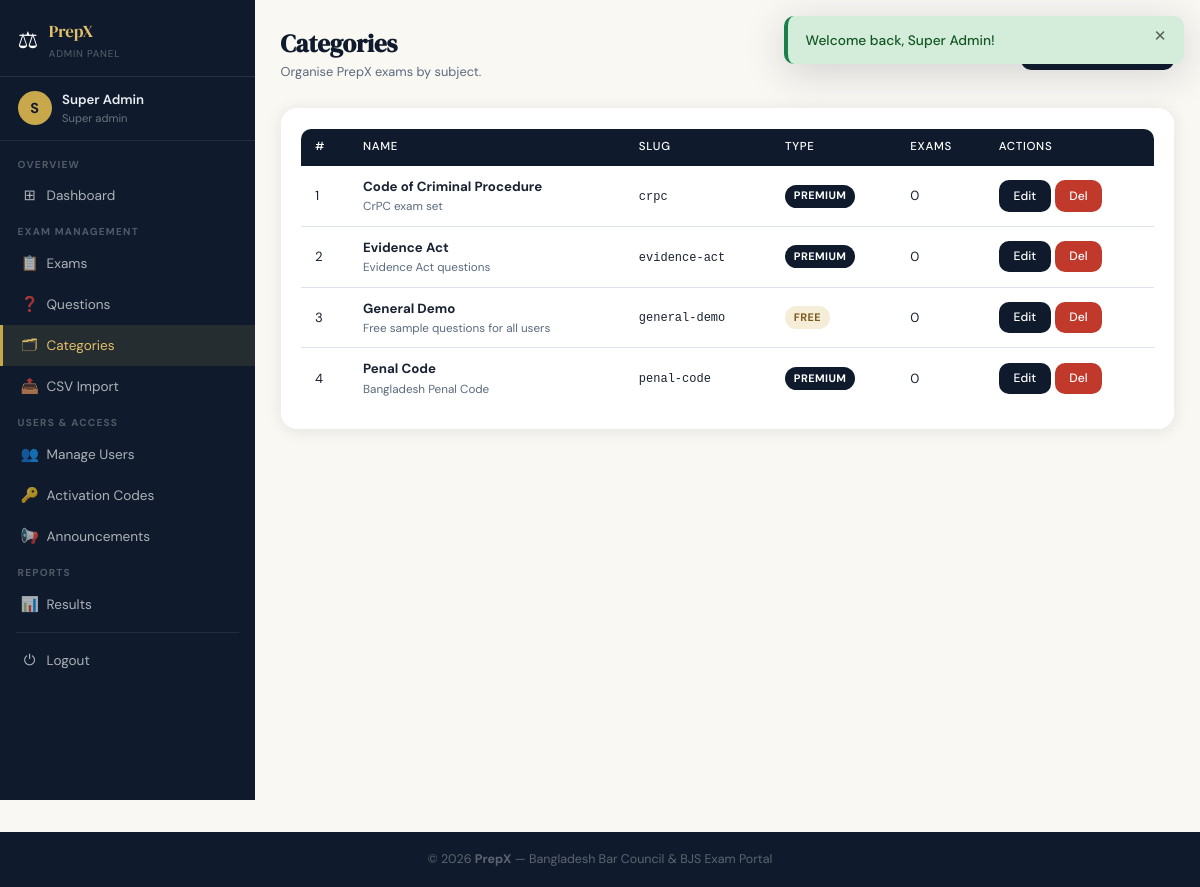
Screenshot of /admin/categories.php (signed in) with the database file from the repository.
### tables this page shows
CREATE TABLE IF NOT EXISTS `users`(
  `id` INT(11) NOT NULL AUTO_INCREMENT,
  `name` VARCHAR(120) NOT NULL,
  `email` VARCHAR(180) NOT NULL,
  `password` VARCHAR(255) NOT NULL,
  `role` ENUM('super_admin','teacher','student') NOT NULL DEFAULT 'student',
  `status` ENUM('free','premium') NOT NULL DEFAULT 'free',
  `phone` VARCHAR(20) DEFAULT NULL,
  `created_at` DATETIME NOT NULL DEFAULT CURRENT_TIMESTAMP,
  `last_login` DATETIME DEFAULT NULL,
  PRIMARY KEY(`id`),
  UNIQUE KEY`email`(`email`)
);

CREATE TABLE IF NOT EXISTS `categories`(
  `id` INT(11) NOT NULL AUTO_INCREMENT,
  `name` VARCHAR(120) NOT NULL,
  `slug` VARCHAR(140) NOT NULL,
  `description` TEXT DEFAULT NULL,
  `type` ENUM('free','premium') NOT NULL DEFAULT 'free',
  `created_by` INT(11) DEFAULT NULL,
  `created_at` DATETIME NOT NULL DEFAULT CURRENT_TIMESTAMP,
  PRIMARY KEY(`id`),
  UNIQUE KEY`slug`(`slug`)
);

### config.php (called while the page is built, shortened)
<?php
function db(): PDO {
    static $pdo = null;
    if ($pdo === null) {
        $dsn  = 'mysql:host='.DB_HOST.';dbname='.DB_NAME.';charset='.DB_CHARSET;
        $opts = [
            PDO::ATTR_ERRMODE            => PDO::ERRMODE_EXCEPTION,
            PDO::ATTR_DEFAULT_FETCH_MODE => PDO::FETCH_ASSOC,
            PDO::ATTR_EMULATE_PREPARES   => false,
        ];
        try { $pdo = new PDO($dsn, DB_USER, DB_PASS, $opts); }
        catch (PDOException $e) {
            die('<p style="font-family:sans-serif;color:#c0392b;padding:2rem;">
                 Database connection failed. Check config.php.</p>');
        }
    }
    return $pdo;
}
function e(string $s): string {
    return htmlspecialchars($s, ENT_QUOTES | ENT_SUBSTITUTE, 'UTF-8');
}
function currentUser(): ?array {
    static $user = null;
    if ($user === null) {
        $st = db()->prepare('SELECT * FROM users WHERE id=? LIMIT 1');
        $st->execute([$_SESSION['user_id']]);
        $user = $st->fetch() ?: null;
    }
    return $user;
}
function getFlash(): ?array { $f=$_SESSION['flash']??null; unset($_SESSION['flash']); return $f; }

### admin/categories.php (the view, shortened to what this page needs)
<?php
require_once __DIR__.'/../config.php';
$pdo=db();
$cats=$pdo->query("SELECT c.*,(SELECT COUNT(*) FROM exams e WHERE e.category_id=c.id) AS exam_count FROM categories c ORDER BY c.name")->fetchAll();
?>
<?php require_once __DIR__.'/../includes/header.php'; ?>
<div class="layout">
<?php require_once __DIR__.'/../includes/admin_sidebar.php'; ?>
<main class="main-content">
<div class="topbar">
  <div><h1 class="topbar__title">Categories</h1><p class="topbar__sub">Organise PrepX exams by subject.</p></div>
  <button class="btn btn--primary" onclick="document.getElementById('catModal').classList.add('open')">＋ New Category</button>
</div>
<div class="card">
  <div class="table-wrap">
    <table>
      <thead><tr><th>#</th><th>Name</th><th>Slug</th><th>Type</th><th>Exams</th><th>Actions</th></tr></thead>
      <tbody>
      <?php foreach($cats as $i=>$cat): ?>
      <tr>
        <td><?=$i+1?></td>
        <td><strong><?=e($cat['name'])?></strong><?=$cat['description']?'<div style="font-size:.73rem;color:var(--text-muted);">'.e(substr($cat['description'],0,55)).'</div>':''?></td>
        <td><code style="font-size:.75rem;"><?=e($cat['slug'])?></code></td>
        <td><span class="badge <?=$cat['type']==='premium'?'badge--navy':'badge--gold'?>"><?=$cat['type']?></span></td>
        <td><?=$cat['exam_count']?></td>
        <td style="white-space:nowrap;">
          <a href="?edit=<?=$cat['id']?>" class="btn btn--sm btn--primary">Edit</a>
          <form method="POST" style="display:inline;">
            <button class="btn btn--sm btn--danger" data-confirm="Delete '<?=e($cat['name'])?>'?">Del</button>
          </form>
        </td>
      </tr>
      <?php endforeach; ?>
      </tbody>
    </table>
  </div>
</div>
</main></div>
<?php require_once __DIR__.'/../includes/footer.php'; ?>

### includes/header.php (shortened to what this page needs)
<?php
$flash     = getFlash();
$user      = currentUser();
?>
<!DOCTYPE html>
<html lang="en">
<head>
<link rel="stylesheet" href="/assets/css/main.css">
</head>
<body class="role-<?= e($user['role'] ?? 'guest') ?>">
<?php if ($flash): ?>
<div class="flash flash--<?= e($flash['type']) ?>" id="flashMsg">
  <span><?= e($flash['msg']) ?></span>
  <button class="flash__close" onclick="this.parentElement.remove()">✕</button>
</div>
<?php endif; ?>

### includes/admin_sidebar.php (shortened to what this page needs)
<?php
$user = currentUser();
function isActive(string $f): string {
    return basename($_SERVER['PHP_SELF'])===$f ? 'active' : '';
}
?>
<nav class="sidebar" id="sidebar">
  <div class="sidebar__brand">
    <span class="sidebar__logo">⚖</span>
    <div>
      <div class="sidebar__name">PrepX</div>
      <div class="sidebar__tagline">Admin Panel</div>
    </div>
  </div>
  <div class="sidebar__user">
    <div class="sidebar__avatar"><?= e(mb_substr($user['name'],0,1)) ?></div>
    <div>
      <div class="sidebar__uname"><?= e(mb_substr($user['name'],0,18)) ?></div>
      <div class="sidebar__role"><?= e(ucfirst(str_replace('_',' ',$user['role']))) ?></div>
    </div>
  </div>
  <ul class="sidebar__nav">
    <li class="sidebar__section">Overview</li>
    <li><a href="/admin/dashboard.php" class="<?= isActive('dashboard.php') ?>"><span class="nav-icon">⊞</span> Dashboard</a></li>
    <?php if (in_array($user['role'],['super_admin','teacher'])): ?>
    <li class="sidebar__section">Exam Management</li>
    <li><a href="/admin/exams.php" class="<?= isActive('exams.php') ?>"><span class="nav-icon">📋</span> Exams</a></li>
    <li><a href="/admin/questions.php" class="<?= isActive('questions.php') ?>"><span class="nav-icon">❓</span> Questions</a></li>
    <li><a href="/admin/categories.php" class="<?= isActive('categories.php') ?>"><span class="nav-icon">🗂</span> Categories</a></li>
    <li><a href="/admin/csv_import.php" class="<?= isActive('csv_import.php') ?>"><span class="nav-icon">📤</span> CSV Import</a></li>
    <?php endif; ?>
    <?php if ($user['role']==='super_admin'): ?>
    <li class="sidebar__section">Users &amp; Access</li>
    <li><a href="/admin/users.php" class="<?= isActive('users.php') ?>"><span class="nav-icon">👥</span> Manage Users</a></li>
    <li><a href="/admin/activation_codes.php" class="<?= isActive('activation_codes.php') ?>"><span class="nav-icon">🔑</span> Activation Codes</a></li>
    <li><a href="/admin/announcements.php" class="<?= isActive('announcements.php') ?>"><span class="nav-icon">📢</span> Announcements</a></li>
    <?php endif; ?>
    <li class="sidebar__section">Reports</li>
    <li><a href="/admin/results.php" class="<?= isActive('results.php') ?>"><span class="nav-icon">📊</span> Results</a></li>
    <li class="sidebar__divider"></li>
    <li><a href="/logout.php"><span class="nav-icon">⏻</span> Logout</a></li>
  </ul>
</nav>

### includes/footer.php (shortened to what this page needs)
<footer class="site-footer">
  <div class="container">
    <p>© <?= date('Y') ?> <strong>PrepX</strong> — Bangladesh Bar Council &amp; BJS Exam Portal</p>
  </div>
</footer>
</body>
</html>

### rows the page displays
users: name "S", name "Super Admin", role "Super admin"
categories: name "Code of Criminal Procedure", description "CrPC exam set", slug "crpc", type "PREMIUM", exam_count "0"
categories: name "Evidence Act", description "Evidence Act questions", slug "evidence-act", type "PREMIUM", exam_count "0"
categories: name "General Demo", description "Free sample questions for all users", slug "general-demo", type "FREE", exam_count "0"
categories: name "Penal Code", description "Bangladesh Penal Code", slug "penal-code", type "PREMIUM", exam_count "0"

### other values shown
$flash['msg'] "Welcome back, Super Admin!"
